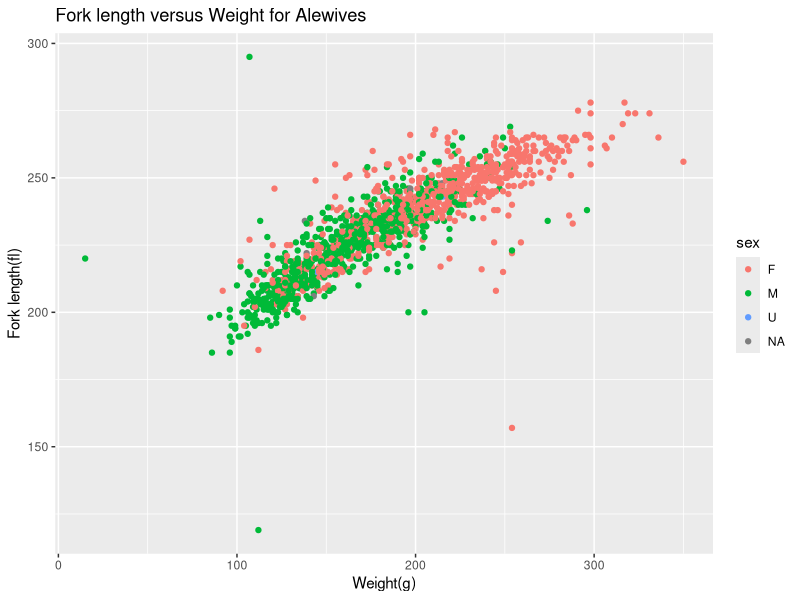
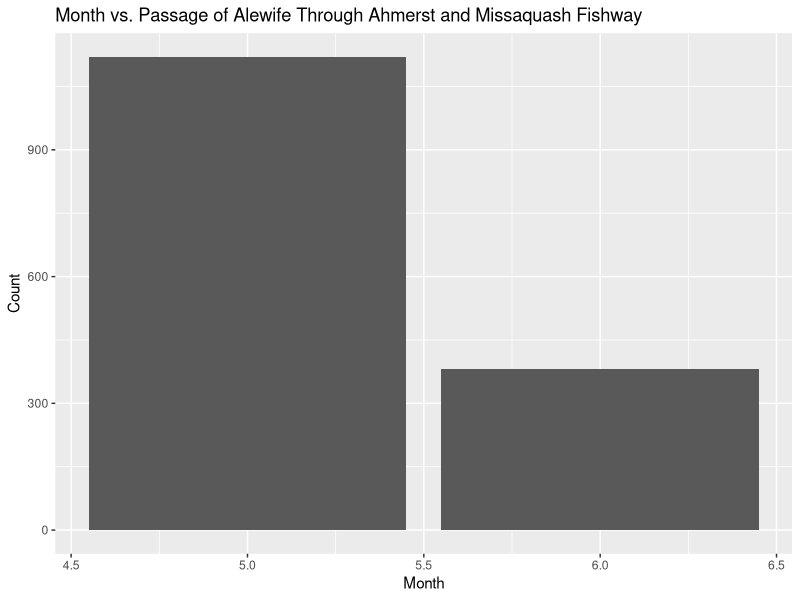
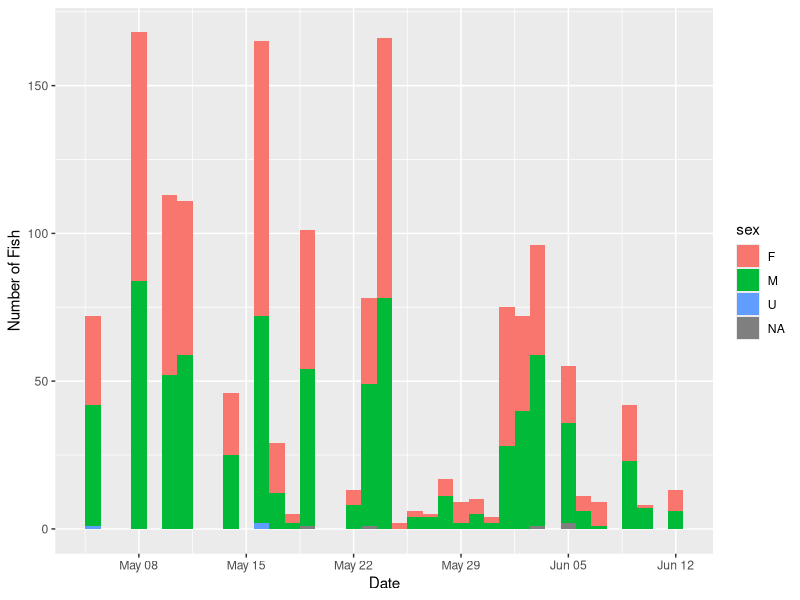
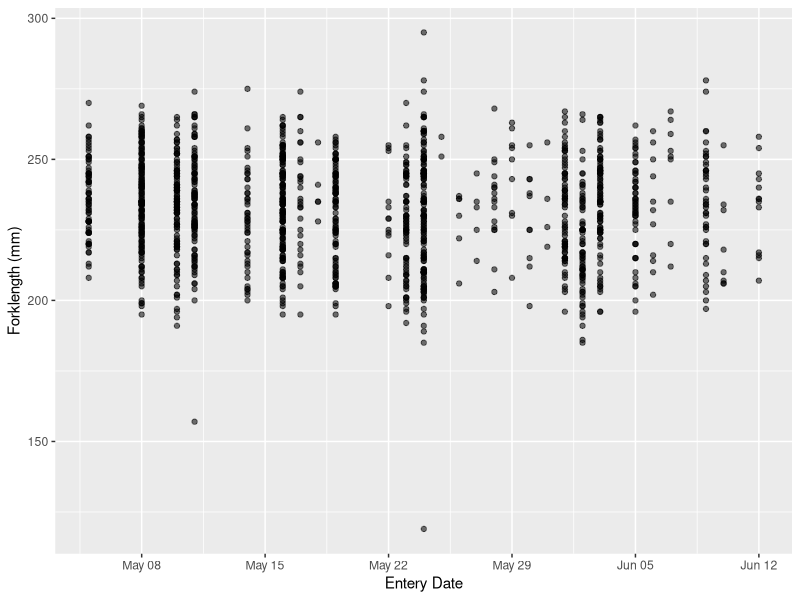
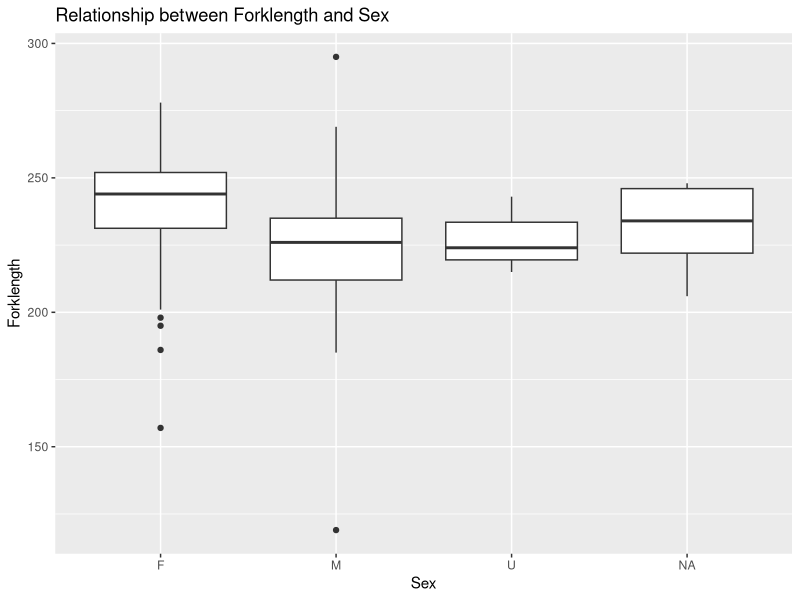
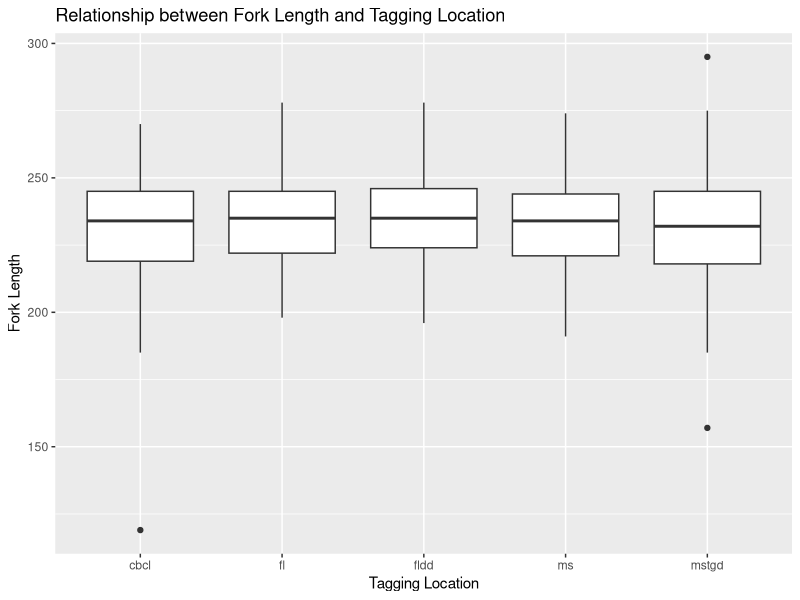
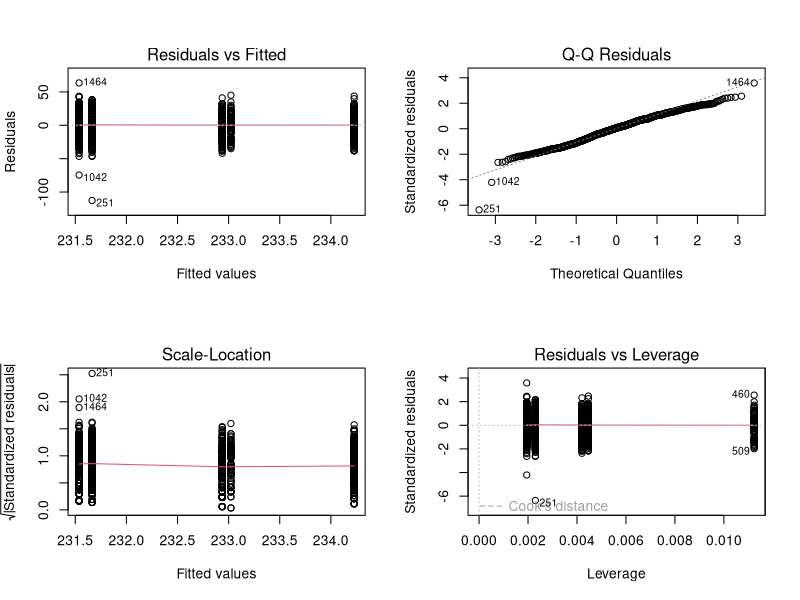
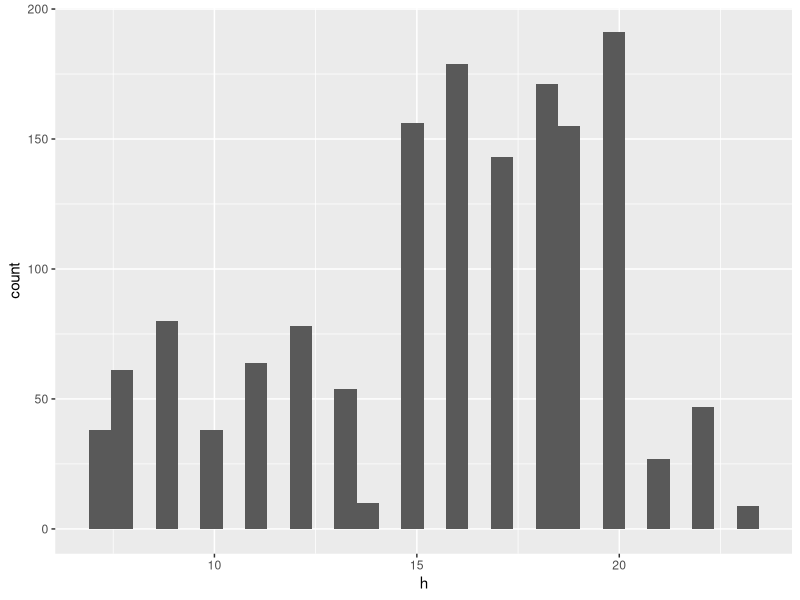

Reproduce these figures in R, in order.
## ---- chunk 1

## ---- chunk 2
knitr::opts_chunk$set(echo = TRUE)
## ---- chunk 3
library("tidyverse")

alewife17 <- read.csv("alewife13_17.csv", na = c("na", "NA"))
names(alewife17)

sapply(alewife17,class)



## ---- chunk 4

alewife17$pit <- as.character(alewife17$pit)
## ---- chunk 5
alewife17.df <- filter(alewife17, y==2017)
## ---- chunk 6

alewife17.df %>%
  count(sx)

## ---- chunk 7
aw.df <- mutate(alewife17.df, 
                sex = toupper(str_trim(sx)), 
                sex = ifelse(sex %in% c("-","?", "NA"), "U", sex))
# check
with(aw.df, table(sex, sx))
## ---- chunk 8
aw.df$sx <- NULL
## ---- chunk 9
library(tidyverse)
aw.df <- mutate(aw.df,w = ifelse(w %in% c("na"), "NA", w))
View(aw.df)
## ---- chunk 10
ggplot(data= aw.df,mapping= aes(x=w,y=fl,colour=sex),position="jitter")+
  geom_point()+
  ggtitle("Fork length versus Weight for Alewives")+
  xlab("Weight(g)")+
  ylab("Fork length(fl)")

## ---- chunk 11
library(lubridate)

aw.df %>%
  mutate(month=month(m,label=TRUE)) %>%
  ggplot(aes(x=m))+
  geom_bar()+
  ggtitle("Month vs. Passage of Alewife Through Ahmerst and Missaquash Fishway")+
  xlab("Month")+
  ylab("Count")
## ---- chunk 12

aw.df <- aw.df %>%
  mutate(enter = make_date(y, m, d))

ggplot(aw.df, aes(enter))+
  geom_histogram(aes(fill = sex), binwidth = 1)+
  xlab("Date")+
  ylab("Number of Fish")

## ---- chunk 13
aw.df <- aw.df %>%
  mutate(length = ntile(fl, 6))

View(aw.df)
## ---- chunk 14
ggplot(aw.df, aes(enter, fl, alpha = 1/10))+
  geom_point()+
  ylab("Forklength (mm)")+
  xlab("Entery Date")+
  theme(legend.position = 'none')
## ---- chunk 15
aw.df.2 <- mutate(aw.df,sex = ifelse(sex %in% c("NA"),"U", sex))
## ---- chunk 16



ggplot(data=aw.df.2,mapping=aes(x=sex,y=fl))+
  geom_boxplot()+
  ggtitle("Relationship between Forklength and Sex")+
  xlab("Sex")+
  ylab("Forklength")


## ---- chunk 17
ggplot(data = aw.df) +
  geom_boxplot(mapping = aes(x = site, y = fl)) +
  ggtitle("Relationship between Fork Length and Tagging Location") + 
  ylab("Fork Length") +
  xlab("Tagging Location")
## ---- chunk 18
newmodel.df <- select(aw.df, fl, sex)
female.df <- filter(newmodel.df, sex == "F")
male.df <- filter(newmodel.df, sex == "M")
female.df$sex = NULL
male.df$sex = NULL
colnames(female.df)[1] = "female.fl"
colnames(male.df)[1] = "male.fl"
## ---- chunk 19
female.df <- rbind(female.df, "731" = c(NA, NA))
female.df <- rbind(female.df, "731" = c(NA, NA))
female.df <- rbind(female.df, "731" = c(NA, NA))
female.df <- rbind(female.df, "731" = c(NA, NA))
female.df <- rbind(female.df, "731" = c(NA, NA))
female.df <- rbind(female.df, "731" = c(NA, NA))
female.df <- rbind(female.df, "731" = c(NA, NA))
female.df <- rbind(female.df, "731" = c(NA, NA))
female.df <- rbind(female.df, "731" = c(NA, NA))
female.df <- rbind(female.df, "731" = c(NA, NA))
female.df <- rbind(female.df, "731" = c(NA, NA))
female.df <- rbind(female.df, "731" = c(NA, NA))
female.df <- rbind(female.df, "731" = c(NA, NA))
female.df <- rbind(female.df, "731" = c(NA, NA))
female.df <- rbind(female.df, "731" = c(NA, NA))
female.df <- rbind(female.df, "731" = c(NA, NA))
female.df <- rbind(female.df, "731" = c(NA, NA))
female.df <- rbind(female.df, "731" = c(NA, NA))
female.df <- rbind(female.df, "731" = c(NA, NA))
female.df <- rbind(female.df, "731" = c(NA, NA))
female.df <- rbind(female.df, "731" = c(NA, NA))
female.df <- rbind(female.df, "731" = c(NA, NA))
female.df <- rbind(female.df, "731" = c(NA, NA))
female.df <- rbind(female.df, "731" = c(NA, NA))
female.df <- rbind(female.df, "731" = c(NA, NA))
female.df <- rbind(female.df, "731" = c(NA, NA))
female.df <- rbind(female.df, "731" = c(NA, NA))
female.df <- rbind(female.df, "731" = c(NA, NA))
female.df <- rbind(female.df, "731" = c(NA, NA))
female.df <- rbind(female.df, "731" = c(NA, NA))
female.df <- rbind(female.df, "731" = c(NA, NA))
female.df <- rbind(female.df, "731" = c(NA, NA))
female.df <- rbind(female.df, "731" = c(NA, NA))
## ---- chunk 20
male.df$female.fl <- female.df$female.fl
female.fl <- male.df$female.fl
male.fl <- male.df$male.fl
## ---- chunk 21
t.test(female.fl, male.fl)
## ---- chunk 22
aw.sites <- select(aw.df, fl, site)
## ---- chunk 23
aov(fl ~ site, aw.sites)
## ---- chunk 24
mod.site <- lm(fl ~ site, aw.sites)
## ---- chunk 25
anova(mod.site)
## ---- chunk 26
summary(mod.site)
## ---- chunk 27
par(mfrow = c(2, 2))
plot(mod.site)
## ---- chunk 28
ggplot(data=aw.df,aes(h))+
  geom_histogram()


## ---- chunk 29
data.frame(table(aw.df$h))
## ---- chunk 30
aw.df.2 <- aw.df %>% group_by(h) %>%tally()
## ---- chunk 31

p1 <- glm(n~h,family="poisson",data=aw.df.2)
summary(p1)
## ---- chunk 32
par(mfrow=c(2,2))
plot(p1)
## ---- chunk 33
temp.df <- subset(aw.df, !is.na(w) & !is.na(fl))
## ---- chunk 34
aw.df2 <- select(temp.df, fl, w, sex)
subset(aw.df2, !is.na(w) & !is.na(fl))
aw.df2$w <- as.integer(aw.df2$w)
## ---- chunk 35
aw.dff <- filter(aw.df2, sex == "F")
aw.dfm <- filter(aw.df2, sex == "M")
## ---- chunk 36
ggplot(aw.dfm, aes(x = w, y = fl)) +
  geom_point()+
  geom_smooth(method = lm) +
  ggtitle("Male Fork Length vs. Weight")
## ---- chunk 37
lmm <- lm(fl ~ w, data = aw.dfm)
summary(lmm)
## ---- chunk 38
par(mfrow=c(2,2))
plot(lmm)
## ---- chunk 39
ggplot(aw.dff, aes(x = w, y = fl)) +
  geom_point() +
  geom_smooth(method = lm) +
  ggtitle("Female Fork Length vs. Weight")
## ---- chunk 40
lmf <- lm(fl ~ w, data = aw.dff)
summary(lmf)
## ---- chunk 41
par(mfrow=c(2,2))
plot(lmf)
## ---- chunk 42
aw.dfml <- aw.dfm %>%
  mutate(logfl = log(fl), logw = log(w))

ggplot(aw.dfml, aes(x = logw, y = logfl)) +
  geom_point() +
  geom_smooth(method = lm) +
  ggtitle("Male Log Fork length vs. Log Weight")
## ---- chunk 43
lmml <- lm(logfl ~ logw, data = aw.dfml)
summary(lmml)
## ---- chunk 44
par(mfrow=c(2,2))
plot(lmml)
## ---- chunk 45
aw.dffl <- aw.dff %>%
  mutate(logfl = log(fl), logw = log(w))

ggplot(aw.dffl, aes(x = logw, y = logfl)) +
  geom_point() +
  geom_smooth(method = lm) +
  ggtitle("Female Log Fork length vs. Log Weight")
## ---- chunk 46
lmfl <- lm(logfl ~ logw, data = aw.dffl)
summary(lmfl)
## ---- chunk 47
par(mfrow=c(2,2))
plot(lmfl)
